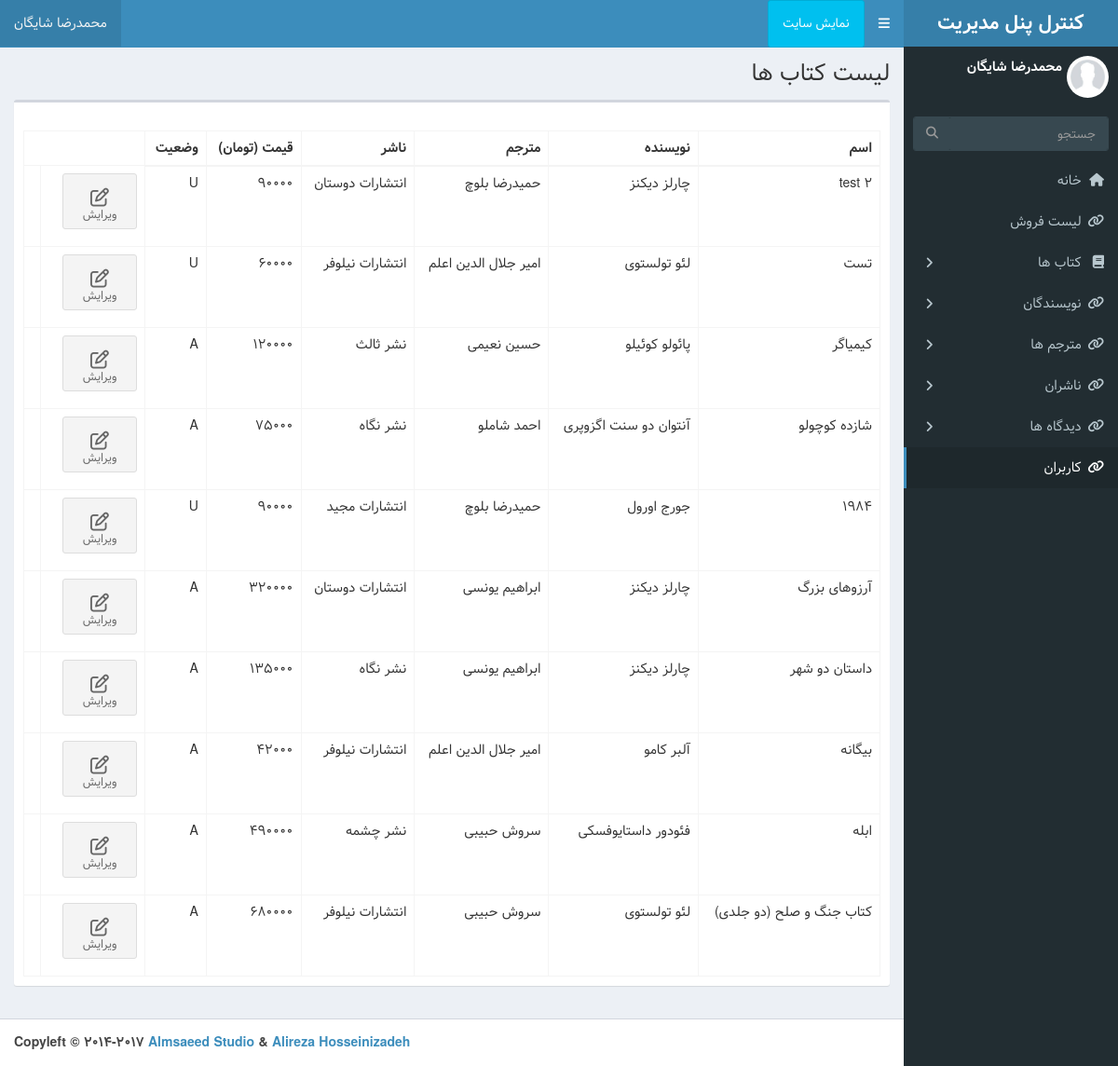
The page /account/admin-dashboard/books (signed in) on the database as committed earlier.
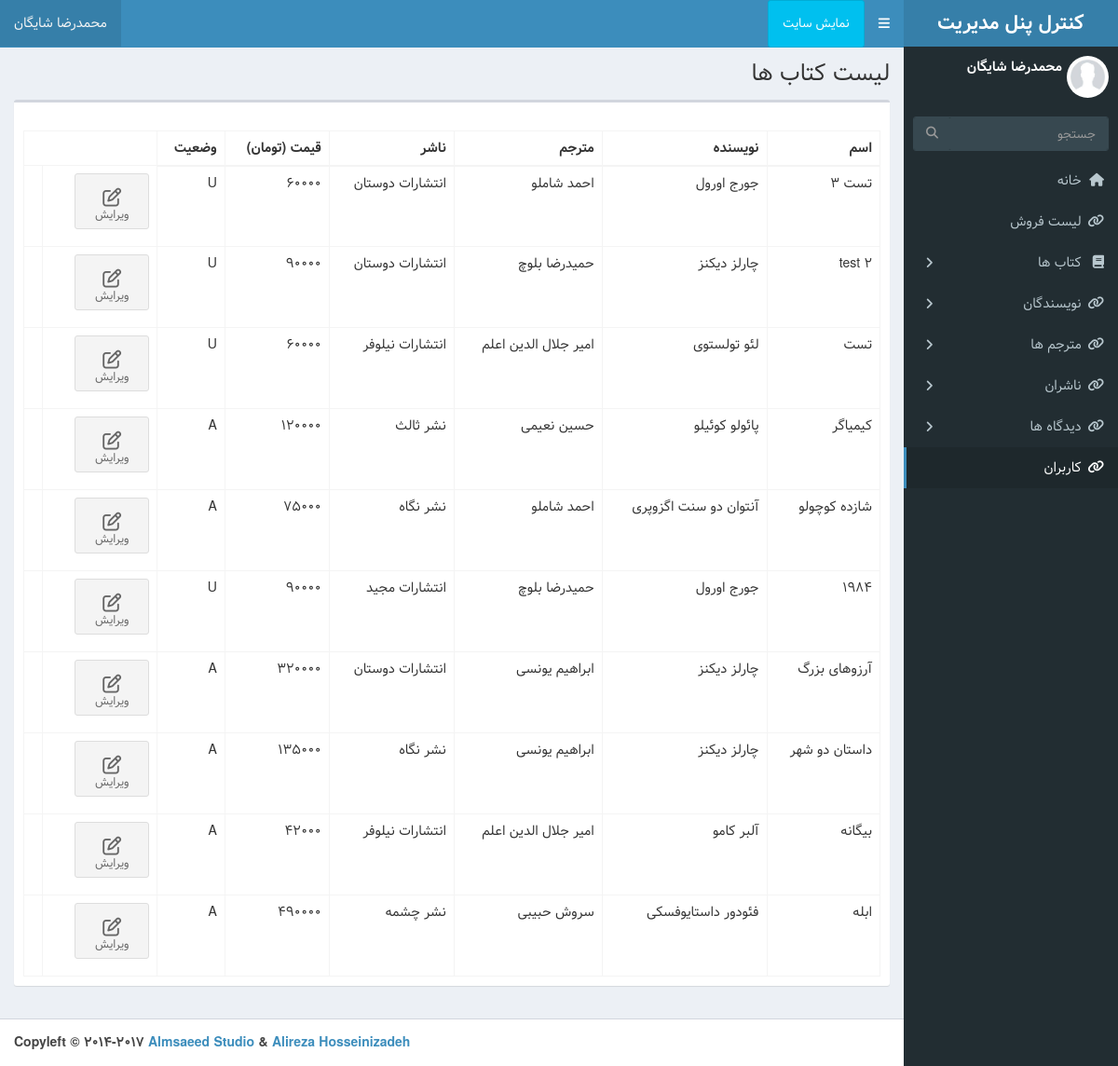
The same page on the database as committed later.
### book/models.py (models this page shows, shortened)
class Book (models.Model):
	STATUS_CHOICES = (
		('A',  "Available"),
		('U',"Unavailable"),
		)
	name = models.CharField(max_length=255)
	slug = models.CharField(max_length=255 , unique=True)
	publisher = models.ForeignKey(Publisher , on_delete=models.CASCADE)
	author = models.ForeignKey(Author , on_delete=models.CASCADE, related_name='books')
	translator = models.ForeignKey(Translator , on_delete=models.CASCADE)
	code = models.IntegerField(unique=True)
	description = RichTextField()
	pages = models.IntegerField()
	published_date = models.IntegerField()
	status = models.CharField(max_length=1 , choices=STATUS_CHOICES)
	active_date = models.DateField(auto_now_add=True)
	image = models.ImageField(upload_to='image')
	price = models.IntegerField()
	class Meta:
		db_table = 'Book'
		ordering = ['-active_date', '-id']
		get_latest_by = 'active_date'
	objects = BookManager()

class Author(models.Model):
	name = models.CharField(max_length=255)
	slug = models.CharField(max_length=255)
	nationality = models.CharField(max_length=255)
	birth = models.IntegerField()
	death = models.IntegerField()
	description = RichTextField()
	picture = models.ImageField(upload_to='author/image')
	status = models.BooleanField(default=False)
	class Meta:
		db_table = 'Author'
	def __str__(self):
		return self.name
	objects = AuthorManager()

class Translator(models.Model):
	name = models.CharField(max_length=255)
	def __str__(self):
		return self.name

class Publisher(models.Model):
	name = models.CharField(max_length=255)
	def __str__(self):
		return self.name

### account/views.py (the view)
# urls.py: path('admin-dashboard/books', views.BookDashboard.as_view() , name='book_list'),
class BookDashboard(LoginRequiredMixin , ListView):
    queryset = Book.objects.all()
    template_name = 'registration/book_list.html'
    paginate_by = 10

### templates/registration/book_list.html (shortened to what this page needs)
{% extends 'registration/base.html' %}
{% load static %}
{% block title %} لیست کتاب ها {% endblock %}
{% block main %}
    <section class="content">
        <div class="row">
            <div class="col-xs-12">
                <div class="box">
                    <div class="box-header">
              </div>
              <div class="box-body">
                <table id="example2" class="table table-bordered table-hover">
                  <thead>
                  <tr>
                    <th>اسم</th>
                    <th>نویسنده</th>
                    <th> مترجم</th>
                    <th>ناشر</th>
                    <th>قیمت (تومان)</th>
                    <th>وضعیت</th>
                  </tr>
                  </thead>
                  <tbody>
                      {% for book in object_list %}
                <tr>
                    <td>{{book.name}}</td>
                    <td> {{book.author}}</td>
                    <td>{{book.translator}}</td>
                    <td>{{book.publisher}} </td>
                    <td>{{book.price}}</td>
                    <td>{{book.status}}</td>
                    <td><a class="btn btn-app" href="{% url 'Account:book_update' book.pk %}">
                        <i class="fa fa-edit"></i> ویرایش
                      </a></td>
                    <td></td>
                </tr>
                {% endfor %}
                  </tbody>
                </table>
              </div>
            </div>
        </div>
        <section class="articles-pagination">
            <div class="container p-4 ">
            </div>
            </section>
      </section>
{% endblock %}

### templates/registration/base.html (shortened to what this page needs)
{% load static %}
<!DOCTYPE html>
<html>
<head>
  <link rel="stylesheet" href="{% static 'registration/dist/css/bootstrap-theme.css' %}">
  <link rel="stylesheet" href="{% static 'registration/dist/css/rtl.css' %}">
  <link rel="stylesheet" href="{% static 'registration/bower_components/font-awesome/css/font-awesome.min.css' %}">
  <link rel="stylesheet" href="{% static 'registration/bower_components/Ionicons/css/ionicons.min.css' %}">
  <link rel="stylesheet" href="{% static 'registration/dist/css/AdminLTE.css' %}">
  <link rel="stylesheet" href="{% static 'registration/dist/css/skins/skin-blue.min.css' %}">
</head>
<body class="hold-transition skin-blue sidebar-mini">
<div class="wrapper">
  <header class="main-header">
    <a href="{% url 'Account:dashboard' %}" class="logo">
      <span class="logo-lg"><b>کنترل پنل مدیریت</b></span>
    </a>
    <nav class="navbar navbar-static-top">
      <a href="#" class="sidebar-toggle" data-toggle="push-menu" role="button">
      </a>
      <a class="btn btn-info" style="padding: 15px;" href="{% url 'Book:index' %} " target="_blank">نمایش سایت</a>
      <div class="navbar-custom-menu">
        <ul class="nav navbar-nav">
          <li class="dropdown user user-menu">
            <a href="#" class="dropdown-toggle" data-toggle="dropdown">
              <span class="hidden-xs">{{user.get_full_name}}</span>
            </a>
          </li>
        </ul>
      </div>
    </nav>
  </header>
  <aside class="main-sidebar">
    <section class="sidebar">
      <div class="user-panel">
        <div class="pull-right image">
          <img src="{% static 'registration/dist/img/profile.jpg' %}" class="img-circle" alt="User Image">
        </div>
        <div class="pull-right info">
          <p>{{user.get_full_name}}</p>
        </div>
      </div>
      <form action="#" method="get" class="sidebar-form">
        <div class="input-group">
          <input type="text" name="q" class="form-control" placeholder="جستجو">
          <span class="input-group-btn">
              <button type="submit" name="search" id="search-btn" class="btn btn-flat"><i class="fa fa-search"></i>
              </button>
            </span>
        </div>
      </form>
      <ul class="sidebar-menu" data-widget="tree">
        <li><a href="{% url 'Account:dashboard' %}"><i class="fa fa-home"></i> <span>خانه</span></a></li>
        <li><a href="#"><i class="fa fa-link"></i> <span>لیست فروش</span></a></li>
        <li class="treeview">
          <a href="#"><i class="fa fa-book"></i> <span>کتاب ها</span>
            <span class="pull-left-container">
              <i class="fa fa-angle-right pull-left"></i>
            </span>
          </a>
        </li>
        <li class="treeview">
          <a href="#"><i class="fa fa-link"></i> <span>نویسندگان </span>
            <span class="pull-left-container">
              <i class="fa fa-angle-right pull-left"></i>
            </span>
          </a>
        </li>
        <li class="treeview">
          <a href="#"><i class="fa fa-link"></i> <span>مترجم ها</span>
            <span class="pull-left-container">
              <i class="fa fa-angle-right pull-left"></i>
            </span>
          </a>
        </li>
        <li class="treeview">
          <a href="#"><i class="fa fa-link"></i> <span> ناشران</span>
            <span class="pull-left-container">
              <i class="fa fa-angle-right pull-left"></i>
            </span>
          </a>
        </li>
        <li class="treeview">
          <a href="#"><i class="fa fa-link"></i> <span>دیدگاه ها</span>
            <span class="pull-left-container">
              <i class="fa fa-angle-right pull-left"></i>
            </span>
          </a>
        </li>
        <li class="active"><a href="#"><i class="fa fa-link"></i> <span>کاربران</span></a></li>
      </ul>
    </section>
  </aside>
  <div class="content-wrapper">
    <section class="content-header">
      <h1>
      {% block title %} {% endblock %}
      </h1>
    </section>
    {% block main %}
    {% endblock %}
  </div>
  <footer class="main-footer text-left">
    <strong>Copyleft &copy; 2014-2017 <a href="https://adminlte.io">Almsaeed Studio</a> & <a href="http://hosseinizadeh.ir/adminlte">Alireza Hosseinizadeh</a></strong>
  </footer>
</body>
</html>

Rows that differ between the two databases and show on the page:
no longer on this page (row unchanged): Book: name "کتاب جنگ و صلح (دو جلدی)", author "لئو تولستوی", translator "سروش حبیبی", publisher "انتشارات نیلوفر", price "680000", status "A"
added Book: name "تست 3", author "جورج اورول", translator "احمد شاملو", publisher "انتشارات دوستان", price "60000", status "U"
